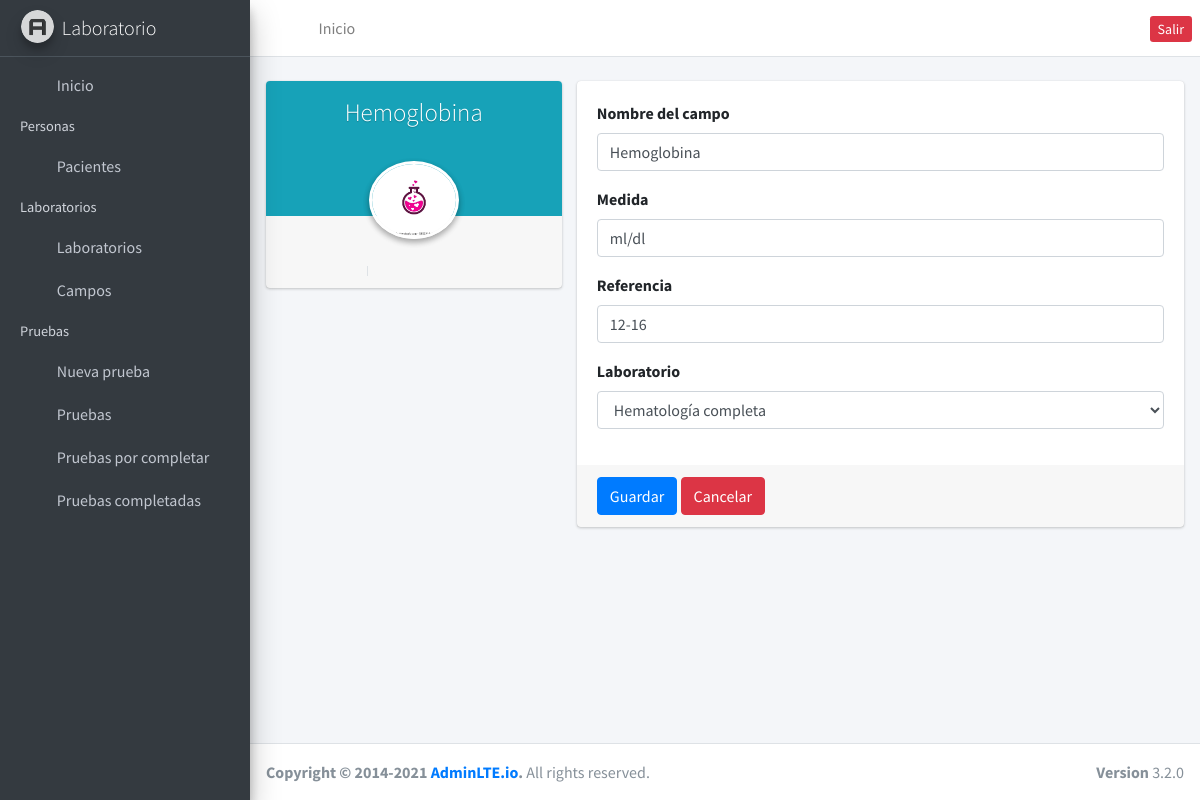
The app's page /fields/edit/1 (signed in) with its own data.
### fields/models.py (models this page shows, shortened)
class Field(models.Model):
    name = models.CharField(max_length=255)
    measurment = models.CharField(max_length=255)
    reference = models.CharField(max_length=255, default="No hay referencia")
    laboratory = models.ForeignKey(Laboratory, on_delete=models.CASCADE)

### fields/views.py (the view)
# urls.py: path('edit/<int:id>', edit_field, name='update_field'),
@login_required
def edit_field(request, id):
    field = Field.objects.get(id = id)
    laboratories = Laboratory.objects.all()
    context = {'field': field, 'laboratories': laboratories}
    return render(request, 'edit_field.html', context)

### fields/templates/edit_field.html (shortened to what this page needs)
{% extends 'base.html' %}
{% load static %} {% block content %}
<div class="row">
  <div class="col-md-4">
    <div class="card card-widget widget-user">
      <div class="widget-user-header bg-info">
        <h3 class="widget-user-username">{{ field.name }}</h3>
      </div>
      <div class="widget-user-image">
        <img
          class="img-circle elevation-2"
          src="{% static '/dist/img/lab.webp' %}"
          alt="User Avatar"
        />
      </div>
      <div class="card-footer">
        <div class="row">
          <div class="col-sm-4 border-right">
          </div>
          <div class="col-sm-4">
          </div>
        </div>
      </div>
    </div>
  </div>
  <div class="col-md-8">
    <form method="POST" action="{% url 'store_field' field.id %}" class="card">
      <div class="card-body">
        <div class="form-group">
          <label>Nombre del campo</label>
          <input
            type="text"
            class="form-control"
            placeholder="Enter email"
            value="{{ field.name }}"
            name="name"
          />
        </div>
        <div class="form-group">
          <label>Medida</label>
          <input
            type="text"
            class="form-control"
            placeholder="Medida"
            value="{{ field.measurment }}"
            name="measurment"
          />
        </div>
        <div class="form-group">
          <label>Referencia</label>
          <input
            type="text"
            class="form-control"
            placeholder="Medida"
            value="{{ field.reference }}"
            name="reference"
          />
        </div>
        <div class="form-group">
          <label>Laboratorio</label>
          <select name="laboratory" id="" class="form-control">
            {% for laboratorie in laboratories %} {% if laboratorie.id == field.laboratory.id %}
            <option value="{{ laboratorie.id }}" selected>{{ laboratorie.name }}</option>
            {% endif %}  {% endfor %}
          </select>
        </div>
      </div>
      <div class="card-footer">
        <button type="submit" class="btn btn-primary">Guardar</button>
        <a href="{% url 'fields' %}" class="btn btn-danger">Cancelar</a>
      </div>
    </form>
  </div>
</div>
{% endblock %}

### records on screen
Field: name "Hemoglobina", measurment "ml/dl", reference "12-16"

### other values on screen
form field laboratory "Hematología completa"
